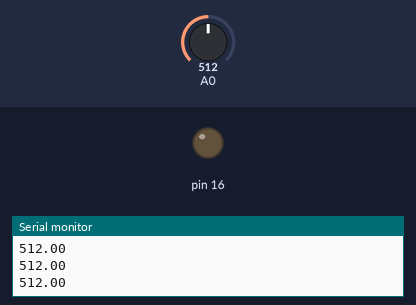
Bench run of a sketch on a simulated Arduino Uno, built with avr-gcc and run on an emulated ATmega328P. Parts: output pins drawn as LEDs (lit = HIGH), the last lines printed to the serial monitor. The inputs (shaded band) are chosen by the test bench; at power-on: A0 = 512.

Above: at 1.3 s.
1.4 s: A0 set to 132
3.2 s: A0 set to 113
At 5.1 s:
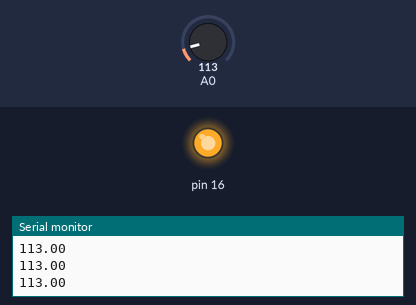
5.5 s: A0 set to 122
At 6.7 s:
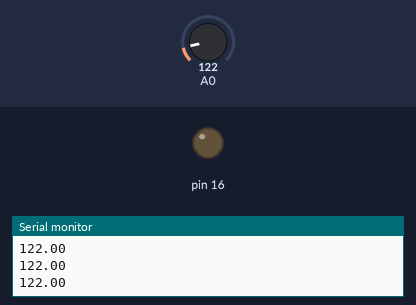
7.5 s: A0 set to 0
At 8.3 s:
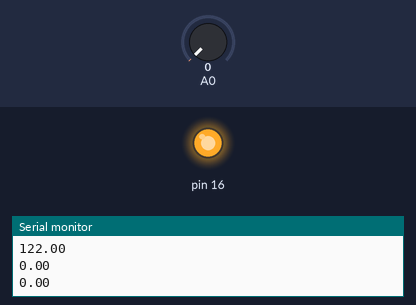
Timing chart, 0 to 10.5 s (numbered marks = the images above; inputs shaded):
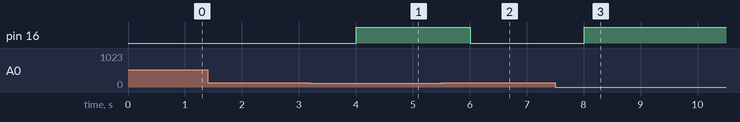

The sketch:

LDR_Woking_With_LED.ino
```cpp
void setup()
{
  Serial.begin(9600);
  pinMode(16,OUTPUT);
}

void loop()
{
  double sensor_value;

  sensor_value = analogRead(A0);
  Serial.print(sensor_value);
  Serial.print("\n");
  delay(500);
  if(sensor_value <120)
  {
  digitalWrite(16,HIGH);
  }
  else
  {
  digitalWrite(16,LOW);
  }
}
```

Measured:
- the behaviour switches between 120 and 119 on A0 (found by bisection; images 0 and 1)
- after the input at 3.2 s, pin 16: LOW → HIGH after 0.80 s
- after the input at 5.5 s, pin 16: HIGH → LOW after 0.51 s
- after the input at 7.5 s, pin 16: LOW → HIGH after 0.51 s
